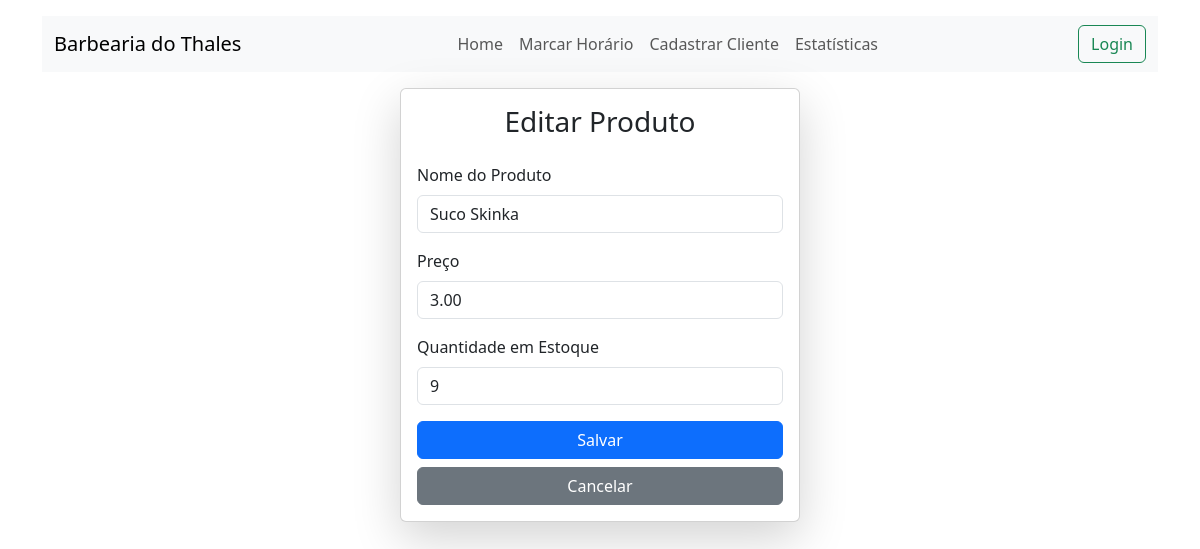
The page /editar-produto/1/ (signed in) on the database its author committed.
### controle/models.py (models this page shows, shortened)
class Produto(models.Model):
    nome = models.CharField(max_length=100)
    preco = models.DecimalField(max_digits=6, decimal_places=2)
    estoque = models.PositiveIntegerField(default=0)  # Estoque dos produtos

### controle/views.py (the view)
# urls.py: path('editar-produto/<int:id>/', views.editar_produto, name='editar_produto'),
@user_passes_test(lambda u: u.is_superuser)
def editar_produto(request, id):
    produto = get_object_or_404(Produto, id=id)
    if request.method == 'POST':
        form = ProdutoForm(request.POST, instance=produto)
        if form.is_valid():
            form.save()
            return redirect('admin_custom')
    else:
        form = ProdutoForm(instance=produto)
    return render(request, 'administrador/produto/editar_produto.html', {'form': form, 'produto': produto})

### controle/forms.py
class ProdutoForm(forms.ModelForm):
    class Meta:
        model = Produto
        fields = ['nome', 'preco', 'estoque']
    def __init__(self, *args, **kwargs):
        super().__init__(*args, **kwargs)
        self.fields['nome'].widget.attrs.update({'class': 'form-control'})
        self.fields['preco'].widget.attrs.update({'class': 'form-control'})
        self.fields['estoque'].widget.attrs.update({'class': 'form-control'})

### controle/templates/administrador/produto/editar_produto.html (shortened to what this page needs)
{% extends "base.html" %}
{% block content %}
<div class="container mt-3 d-flex justify-content-center">
    <div class="card shadow-lg" style="width: 100%; max-width: 400px;">
        <div class="card-body">
            <h3 class="text-center">Editar Produto</h3>
            <form method="POST" class="mt-4" novalidate>
                <div class="mb-3">
                    <label for="id_nome" class="form-label">Nome do Produto</label>
                    {{ form.nome }}
                </div>
                <div class="mb-3">
                    <label for="id_preco" class="form-label">Preço</label>
                    {{ form.preco }}
                </div>
                <div class="mb-3">
                    <label for="id_estoque" class="form-label">Quantidade em Estoque</label>
                    {{ form.estoque }}
                </div>
                <button type="submit" class="btn btn-primary w-100">Salvar</button>
                <a href="{% url 'admin_custom' %}" class="btn btn-secondary w-100 mt-2">Cancelar</a>
            </form>
        </div>
    </div>
</div>
{% endblock %}

### rows shown on the page
Produto: nome "Suco Skinka", preco "3.00", estoque "9"
